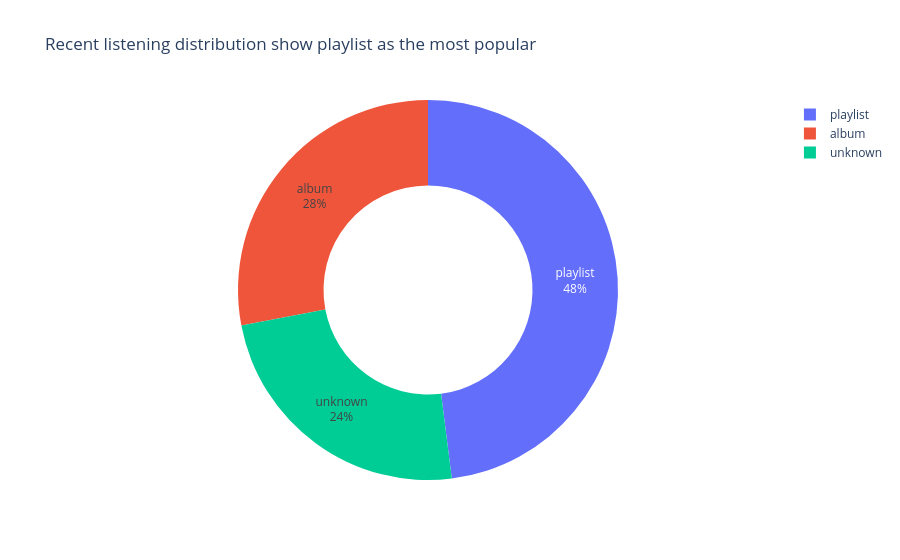

The notebook cell saved with this chart:
### Markdown cell above
# Question 3

### Code cell
# Q3 Visualization 1: donut chart of recent listening context share
import plotly.express as px

if "context_summary" not in globals():
    raise NameError("Run the Question 3 analysis cell first to create context_summary.")

q3_donut = px.pie(
    context_summary,
    names="context",
    values="plays",
    hole=0.55,
    color="context",
    labels={"context": "Listening Context", "plays": "Plays"},
    title="Recent listening distribution show playlist as the most popular",
)

q3_donut.update_traces(
    textposition="inside",
    texttemplate="%{label}<br>%{percent}",
    hovertemplate="Context: %{label}<br>Plays: %{value}<br>Share: %{percent}<extra></extra>",
)
q3_donut.update_layout(template="plotly_white")
q3_donut.show()

### Figure 1 — Plotly figure (JSON) as saved in the notebook; plotly's stock layout.template omitted (floating-point values rounded to 4 significant figures)
{"data": [{"customdata": [["playlist"], ["album"], ["unknown"]], "domain": {"x": [0, 1], "y": [0, 1]}, "hole": 0.55, "hovertemplate": "Context: %{label}<br>Plays: %{value}<br>Share: %{percent}<extra></extra>", "labels": ["playlist", "album", "unknown"], "legendgroup": "", "marker": {"colors": ["#636efa", "#EF553B", "#00cc96"]}, "name": "", "showlegend": true, "textposition": "inside", "texttemplate": "%{label}<br>%{percent}", "type": "pie", "values": [24, 14, 12]}], "layout": {"legend": {"tracegroupgap": 0}, "title": {"text": "Recent listening distribution show playlist as the most popular"}}}
